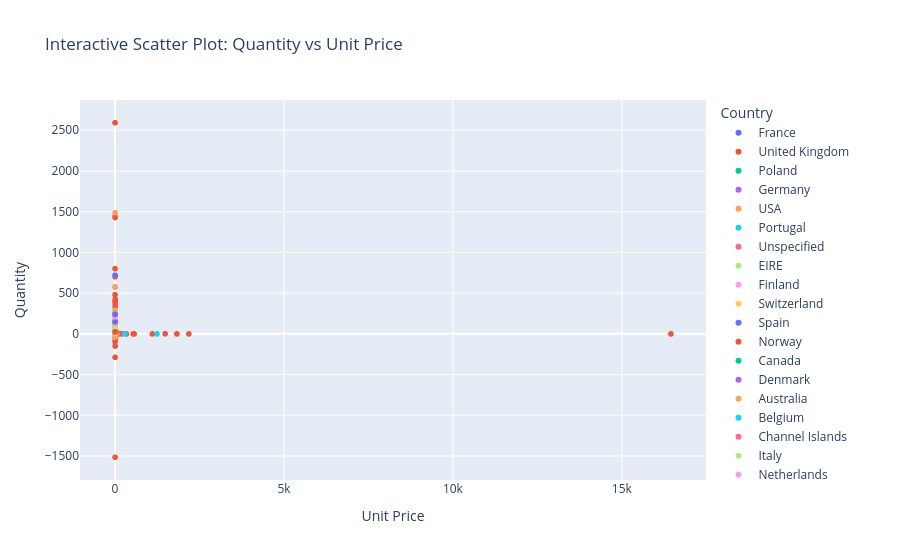
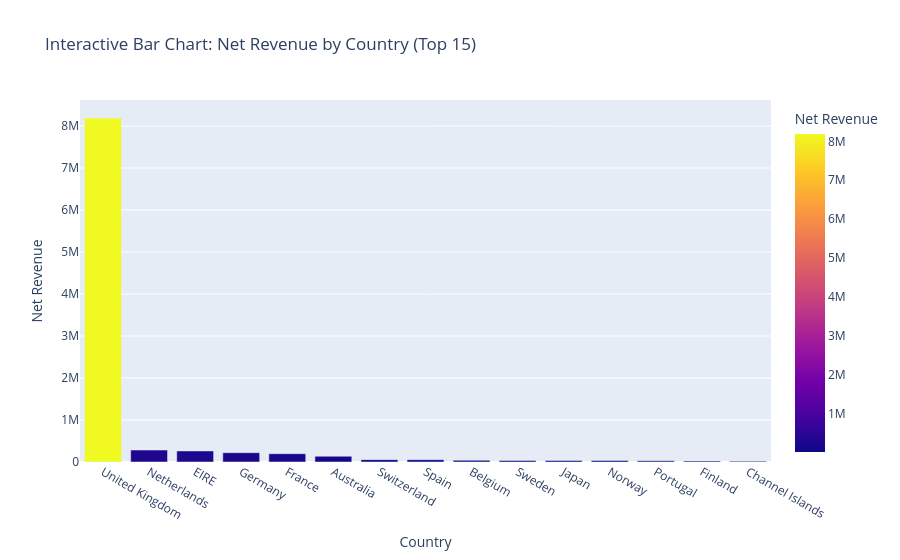

The code cell stored with these charts, in order, in its notebook:
### Markdown cell above
## Step 7: Interactive Visualization Using Plotly

Three interactive charts are created with titles, axis labels and hover information. A sample is used for the scatter plot to improve browser performance.

### Code cell
import plotly.express as px

# 1. Interactive histogram
fig_hist = px.histogram(
    df_clean, x="UnitPrice", nbins=60,
    title="Interactive Histogram of Unit Price",
    labels={"UnitPrice": "Unit Price"},
    hover_data=["Quantity", "Country"]
)
fig_hist.show()

# 2. Interactive scatter plot
fig_scatter = px.scatter(
    scatter_data, x="UnitPrice", y="Quantity",
    color="Country", hover_data=["Description", "InvoiceDate", "Revenue"],
    title="Interactive Scatter Plot: Quantity vs Unit Price",
    labels={"UnitPrice": "Unit Price", "Quantity": "Quantity"}
)
fig_scatter.show()

# 3. Interactive bar chart
fig_bar = px.bar(
    country_revenue.head(15).sort_values("Revenue", ascending=False),
    x="Country", y="Revenue", color="Revenue",
    title="Interactive Bar Chart: Net Revenue by Country (Top 15)",
    hover_data={"Revenue": ":,.2f"},
    labels={"Revenue": "Net Revenue"}
)
fig_bar.show()

### Figure 1 — Plotly figure (JSON) as saved in the notebook; plotly's stock layout.template omitted (floating-point values rounded to 4 significant figures; data arrays with more than 128 entries replaced by an {"elided": "..."} marker saying what was removed)
{"data": [{"customdata": {"elided": "157x3 mixed values"}, "hovertemplate": "Country=France<br>Unit Price=%{x}<br>Quantity=%{y}<br>Description=%{customdata[0]}<br>InvoiceDate=%{customdata[1]}<br>Revenue=%{customdata[2]}<extra></extra>", "legendgroup": "France", "marker": {"color": "#636efa", "symbol": "circle"}, "mode": "markers", "name": "France", "showlegend": true, "type": "scattergl", "x": {"elided": "157 float values"}, "xaxis": "x", "y": {"elided": "157 int values"}, "yaxis": "y"}, {"customdata": {"elided": "9125x3 mixed values"}, "hovertemplate": "Country=United Kingdom<br>Unit Price=%{x}<br>Quantity=%{y}<br>Description=%{customdata[0]}<br>InvoiceDate=%{customdata[1]}<br>Revenue=%{customdata[2]}<extra></extra>", "legendgroup": "United Kingdom", "marker": {"color": "#EF553B", "symbol": "circle"}, "mode": "markers", "name": "United Kingdom", "showlegend": true, "type": "scattergl", "x": {"elided": "9125 float values"}, "xaxis": "x", "y": {"elided": "9125 int values"}, "yaxis": "y"}, {"customdata": [["FELT TOADSTOOL  SMALL", "2011-04-05T08:43:00", 20.4], ["POTTING SHED TEA MUG", "2011-02-08T11:31:00", 15], ["WRAP SUKI AND FRIENDS", "2011-08-03T09:13:00", 10.5], ["20 DOLLY PEGS RETROSPOT", "2011-02-08T11:31:00", 15], ["CERAMIC CAKE DESIGN SPOTTED MUG", "2011-04-05T08:43:00", 60], ["LE JARDIN BOTANIQUE CUSHION COVER", "2011-11-04T10:11:00", 15], ["FRENCH KITCHEN SIGN BLUE METAL", "2011-07-13T10:02:00", 15], ["PANTRY WASHING UP BRUSH", "2011-11-02T11:43:00", 17.4], ["PANTRY SCRUBBING BRUSH", "2011-05-25T13:34:00", 19.8], ["CERAMIC CAKE BOWL + HANGING CAKES", "2011-11-02T11:43:00", 45.9], ["SOAP DISH BROCANTE", "2011-07-13T10:02:00", 23.6], ["DOORMAT HOME SWEET HOME BLUE ", "2011-02-04T13:19:00", 15.9], ["VINTAGE CREAM CAT FOOD CONTAINER", "2011-06-16T13:24:00", 12.7]], "hovertemplate": "Country=Poland<br>Unit Price=%{x}<br>Quantity=%{y}<br>Description=%{customdata[0]}<br>InvoiceDate=%{customdata[1]}<br>Revenue=%{customdata[2]}<extra></extra>", "legendgroup": "Poland", "marker": {"color": "#00cc96", "symbol": "circle"}, "mode": "markers", "name": "Poland", "showlegend": true, "type": "scattergl", "x": [0.85, 1.25, 0.42, 1.25, 1.25, 3.75, 1.25, 1.45, 1.65, 2.55, 2.95, 7.95, 6.35], "xaxis": "x", "y": [24, 12, 25, 12, 48, 4, 12, 12, 12, 18, 8, 2, 2], "yaxis": "y"}, {"customdata": {"elided": "188x3 mixed values"}, "hovertemplate": "Country=Germany<br>Unit Price=%{x}<br>Quantity=%{y}<br>Description=%{customdata[0]}<br>InvoiceDate=%{customdata[1]}<br>Revenue=%{customdata[2]}<extra></extra>", "legendgroup": "Germany", "marker": {"color": "#ab63fa", "symbol": "circle"}, "mode": "markers", "name": "Germany", "showlegend": true, "type": "scattergl", "x": {"elided": "188 float values"}, "xaxis": "x", "y": {"elided": "188 int values"}, "yaxis": "y"}, {"customdata": [["RIBBON REEL CHRISTMAS PRESENT ", "2011-10-10T16:06:00", 16.5], ["60 CAKE CASES DOLLY GIRL DESIGN", "2011-10-12T16:17:00", -13.2], ["WRAP DOLLY GIRL", "2011-10-12T16:17:00", -10.5]], "hovertemplate": "Country=USA<br>Unit Price=%{x}<br>Quantity=%{y}<br>Description=%{customdata[0]}<br>InvoiceDate=%{customdata[1]}<br>Revenue=%{customdata[2]}<extra></extra>", "legendgroup": "USA", "marker": {"color": "#FFA15A", "symbol": "circle"}, "mode": "markers", "name": "USA", "showlegend": true, "type": "scattergl", "x": [1.65, 0.55, 0.42], "xaxis": "x", "y": [10, -24, -25], "yaxis": "y"}, {"customdata": [["RED RETROSPOT CAKE STAND", "2011-11-24T12:53:00", 10.95], ["PLEASE ONE PERSON METAL SIGN", "2011-12-02T10:23:00", 25.2], ["DOG BOWL VINTAGE CREAM", "2011-10-25T13:48:00", 4.25], ["BIRDS MOBILE VINTAGE DESIGN", "2011-10-06T14:50:00", 11.9], ["SET OF 4 KNICK KNACK TINS DOILY ", "2011-11-24T12:30:00", 24.9], ["12 PENCILS TALL TUBE RED RETROSPOT", "2010-12-17T11:30:00", 20.4], ["PLASTERS IN TIN CIRCUS PARADE ", "2011-05-12T19:01:00", 4.95], ["PACK OF 12 HEARTS DESIGN TISSUES ", "2011-10-06T14:50:00", 4.68], ["SET OF 3 WOODEN HEART DECORATIONS", "2011-10-06T14:50:00", 7.5], ["BAKING MOULD CHOCOLATE CUPCAKES", "2011-02-21T11:42:00", 15.3], ["CERAMIC STRAWBERRY CAKE MONEY BANK", "2011-02-21T11:42:00", 17.4], ["BLUE PAISLEY POCKET BOOK", "2011-10-06T14:59:00", 2.55], ["N0 SINGING METAL SIGN", "2011-12-02T10:23:00", 25.2], ["SET OF 3 CAKE TINS PANTRY DESIGN ", "2011-01-09T15:56:00", 14.85], ["WOODEN TREE CHRISTMAS SCANDINAVIAN", "2011-10-06T14:50:00", 1.74], ["BLUE HARMONICA IN BOX ", "2011-02-21T11:42:00", 15], ["BLACK/BLUE POLKADOT UMBRELLA", "2011-10-25T13:48:00", 23.8], ["SET OF 3 BUTTERFLY COOKIE CUTTERS", "2011-10-25T13:48:00", 1.45], ["LUNCH BAG PAISLEY PARK  ", "2011-11-11T10:01:00", 49.5], ["Manual", "2011-10-17T11:08:00", 283.0], ["POSTAGE", "2011-12-05T09:16:00", 28], ["DOORMAT KEEP CALM AND COME IN", "2011-10-14T11:42:00", 16.5], ["SET OF 20 KIDS COOKIE CUTTERS", "2011-11-24T12:30:00", 25.2], ["Manual", "2011-05-23T11:24:00", -1242.0], ["SET/3 RED GINGHAM ROSE STORAGE BOX", "2011-04-13T13:15:00", 15], ["VINTAGE PAISLEY STATIONERY SET", "2010-12-03T15:14:00", 17.7], ["HEART T-LIGHT HOLDER WILLIE WINKIE", "2011-10-06T14:50:00", 4.95], ["RED GINGHAM TEDDY BEAR ", "2010-12-08T13:53:00", 17.7], ["ASSORTED EASTER GIFT TAGS", "2011-03-28T11:36:00", 10.2]], "hovertemplate": "Country=Portugal<br>Unit Price=%{x}<br>Quantity=%{y}<br>Description=%{customdata[0]}<br>InvoiceDate=%{customdata[1]}<br>Revenue=%{customdata[2]}<extra></extra>", "legendgroup": "Portugal", "marker": {"color": "#19d3f3", "symbol": "circle"}, "mode": "markers", "name": "Portugal", "showlegend": true, "type": "scattergl", "x": [10.95, 2.1, 4.25, 5.95, 4.15, 0.85, 1.65, 0.39, 1.25, 2.55, 1.45, 0.85, 2.1, 4.95, 0.29, 1.25, 5.95, 1.45, 1.65, 283.0, 28.0, 8.25, 2.1, 1242.0, 3.75, 2.95, 1.65, 2.95, 0.85], "xaxis": "x", "y": [1, 12, 1, 2, 6, 24, 3, 12, 6, 6, 12, 3, 12, 3, 6, 12, 4, 1, 30, 1, 1, 2, 12, -1, 4, 6, 3, 6, 12], "yaxis": "y"}, {"customdata": [["SET/10 PINK POLKADOT PARTY CANDLES", "2011-04-11T13:29:00", 30], ["SET OF 3 HEART COOKIE CUTTERS", "2011-07-08T16:26:00", 8.75], ["SET OF 9 BLACK SKULL BALLOONS", "2011-09-02T12:17:00", 8.5], ["ROUND CAKE TIN VINTAGE RED", "2011-07-28T16:06:00", 7.95], ["BIRTHDAY BANQUET GIFT WRAP", "2011-05-10T15:31:00", 10.5], ["WHITE BAMBOO RIBS LAMPSHADE", "2011-07-14T09:10:00", 20.4], ["SILK PURSE BABUSHKA PINK", "2011-07-28T16:06:00", 3.35], ["TOOL BOX SOFT TOY ", "2011-07-08T16:26:00", 8.95], ["3 TIER CAKE TIN RED AND CREAM", "2011-08-22T13:32:00", 14.95], ["JUMBO STORAGE BAG SUKI", "2011-07-28T16:21:00", 2.08]], "hovertemplate": "Country=Unspecified<br>Unit Price=%{x}<br>Quantity=%{y}<br>Description=%{customdata[0]}<br>InvoiceDate=%{customdata[1]}<br>Revenue=%{customdata[2]}<extra></extra>", "legendgroup": "Unspecified", "marker": {"color": "#FF6692", "symbol": "circle"}, "mode": "markers", "name": "Unspecified", "showlegend": true, "type": "scattergl", "x": [1.25, 1.25, 0.85, 7.95, 0.42, 0.85, 3.35, 8.95, 14.95, 2.08], "xaxis": "x", "y": [24, 7, 10, 1, 25, 24, 1, 1, 1, 1], "yaxis": "y"}, {"customdata": {"elided": "138x3 mixed values"}, "hovertemplate": "Country=EIRE<br>Unit Price=%{x}<br>Quantity=%{y}<br>Description=%{customdata[0]}<br>InvoiceDate=%{customdata[1]}<br>Revenue=%{customdata[2]}<extra></extra>", "legendgroup": "EIRE", "marker": {"color": "#B6E880", "symbol": "circle"}, "mode": "markers", "name": "EIRE", "showlegend": true, "type": "scattergl", "x": {"elided": "138 float values"}, "xaxis": "x", "y": {"elided": "138 int values"}, "yaxis": "y"}, {"customdata": [["WASH BAG VINTAGE ROSE PAISLEY", "2011-03-01T09:33:00", 15.3], ["EUCALYPTUS & PINECONE  WREATH", "2011-10-12T17:00:00", 35.4], ["CARD PARTY GAMES ", "2011-04-11T10:04:00", 5.04], ["MINI JIGSAW SPACEBOY", "2011-11-30T10:48:00", 10.08], ["BOX OF VINTAGE JIGSAW BLOCKS ", "2011-11-30T10:48:00", 17.85], ["BLUE CUSHION COVER WITH FLOWER", "2011-03-01T09:35:00", 69.5], ["PACK OF 12 SPACEBOY TISSUES", "2011-07-14T08:52:00", 13.92], ["PINK FELT HANGING HEART W FLOWER", "2011-03-01T09:33:00", 10.2], ["GUMBALL COAT RACK", "2011-09-13T15:35:00", 30.6], ["BLUE KNITTED EGG COSY", "2011-04-11T10:04:00", 2.34], ["WOODLAND DESIGN  COTTON TOTE BAG", "2011-07-14T08:52:00", 24.75], ["NUMBER TILE COTTAGE GARDEN 3 ", "2011-03-01T09:33:00", 15.6], ["PLASTERS IN TIN CIRCUS PARADE ", "2011-06-23T10:20:00", 19.8], ["HEART T-LIGHT HOLDER WILLIE WINKIE", "2011-10-27T10:41:00", 19.8], ["BLUE POLKADOT PLATE ", "2011-02-24T11:42:00", 13.52], [" NINE DRAWER OFFICE TIDY", "2011-11-04T11:40:00", 29.9], ["MINT KITCHEN SCALES", "2011-10-12T17:00:00", 17]], "hovertemplate": "Country=Finland<br>Unit Price=%{x}<br>Quantity=%{y}<br>Description=%{customdata[0]}<br>InvoiceDate=%{customdata[1]}<br>Revenue=%{customdata[2]}<extra></extra>", "legendgroup": "Finland", "marker": {"color": "#FF97FF", "symbol": "circle"}, "mode": "markers", "name": "Finland", "showlegend": true, "type": "scattergl", "x": [2.55, 2.95, 0.42, 0.42, 5.95, 6.95, 0.29, 0.85, 2.55, 0.39, 2.25, 1.95, 1.65, 1.65, 1.69, 14.95, 8.5], "xaxis": "x", "y": [6, 12, 12, 24, 3, 10, 48, 12, 12, 6, 11, 8, 12, 12, 8, 2, 2], "yaxis": "y"}, {"customdata": [["CHILDRENS CUTLERY POLKADOT GREEN ", "2011-04-21T12:07:00", 16.6], ["WOODEN ROUNDERS GARDEN SET ", "2011-08-19T11:08:00", 19.9], ["PLASTERS IN TIN SPACEBOY", "2011-07-31T15:25:00", 39.6], ["SET OF 9 HEART SHAPED BALLOONS", "2011-08-02T10:34:00", 15], ["HAND WARMER OWL DESIGN", "2011-10-11T10:43:00", 25.2], ["CHOCOLATE HOT WATER BOTTLE", "2010-12-20T09:37:00", 79.2], ["WRAP RED APPLES ", "2011-11-18T09:58:00", 10.5], ["RED RETROSPOT CHILDRENS UMBRELLA", "2011-05-05T17:34:00", 58.5], ["DOORMAT TOPIARY", "2011-07-26T14:25:00", 15.9], ["TEA TIME OVEN GLOVE", "2011-07-17T12:15:00", 1.25], ["ASSORTED TUTTI FRUTTI MIRROR", "2011-02-24T18:59:00", 30], ["PICNIC BOXES SET OF 3 RETROSPOT ", "2011-08-02T10:34:00", 19.8], ["LARGE  TALL CAMPHOR WOOD TOADSTOOL ", "2011-10-05T12:52:00", 21.8], ["HEART IVORY TRELLIS SMALL", "2011-07-17T12:15:00", 2.5], ["MOBILE VINTAGE HEARTS ", "2011-08-02T10:34:00", 44.55], ["ALARM CLOCK BAKELIKE CHOCOLATE", "2011-07-08T10:23:00", 15], ["DOORMAT NEW ENGLAND", "2011-07-26T14:25:00", 63.6], ["BUFFALO BILL TREASURE BOOK BOX", "2011-08-02T10:34:00", 18], ["RING OF ROSES BIRTHDAY CARD", "2011-11-06T16:07:00", 10.08], ["SET 12 COLOURING PENCILS DOILY", "2011-10-25T10:27:00", 10.4], ["RIBBON REEL FLORA + FAUNA ", "2011-07-08T10:23:00", 16.5], ["SET/6 RED SPOTTY PAPER PLATES", "2011-01-28T15:45:00", 10.2], ["SUMMER DAISIES BAG CHARM", "2011-01-19T09:05:00", 15.3], ["POSTAGE", "2011-01-19T12:14:00", 120], ["SET OF 6 RIBBONS VINTAGE CHRISTMAS", "2011-09-22T10:38:00", 179.3], ["MAGNETS PACK OF 4 SWALLOWS", "2011-10-26T14:41:00", 4.68], ["10 COLOUR SPACEBOY PEN", "2011-10-05T12:52:00", 20.4], ["EASTER TIN CHICKS PINK DAISY", "2011-03-09T15:35:00", 99], ["SWEETHEART CAKESTAND 3 TIER", "2011-05-03T11:27:00", -9.95], ["CHOCOLATE BOX RIBBONS ", "2011-10-28T14:38:00", 3.75], ["RETROSPOT HEART HOT WATER BOTTLE", "2011-10-28T14:38:00", 9.9], ["S/4 CACTI CANDLES", "2011-11-06T16:07:00", 68], ["WASH BAG VINTAGE ROSE PAISLEY", "2011-10-28T14:38:00", 2.55], ["WRAP RED VINTAGE DOILY", "2011-10-25T10:27:00", 10.5], ["WHITE METAL LANTERN", "2011-06-10T12:19:00", 45], ["BLUE HAPPY BIRTHDAY BUNTING", "2011-08-19T11:08:00", 32.7], ["GLASS BON BON JAR", "2011-05-31T15:41:00", 19.8], ["DOORMAT AIRMAIL ", "2011-07-01T08:55:00", 31.8]], "hovertemplate": "Country=Switzerland<br>Unit Price=%{x}<br>Quantity=%{y}<br>Description=%{customdata[0]}<br>InvoiceDate=%{customdata[1]}<br>Revenue=%{customdata[2]}<extra></extra>", "legendgroup": "Switzerland", "marker": {"color": "#FECB52", "symbol": "circle"}, "mode": "markers", "name": "Switzerland", "showlegend": true, "type": "scattergl", "x": [4.15, 9.95, 1.65, 1.25, 2.1, 4.95, 0.42, 3.25, 7.95, 1.25, 1.25, 4.95, 5.45, 1.25, 4.95, 3.75, 7.95, 2.25, 0.42, 0.65, 1.65, 0.85, 2.55, 40.0, 2.49, 0.39, 0.85, 1.65, 9.95, 1.25, 4.95, 4.25, 2.55, 0.42, 3.75, 5.45, 1.65, 7.95], "xaxis": "x", "y": [4, 2, 24, 12, 12, 16, 25, 18, 2, 1, 24, 4, 4, 2, 9, 4, 8, 8, 24, 16, 10, 12, 6, 3, 72, 12, 24, 60, -1, 3, 2, 16, 1, 25, 12, 6, 12, 4], "yaxis": "y"}, {"customdata": {"elided": "47x3 mixed values"}, "hovertemplate": "Country=Spain<br>Unit Price=%{x}<br>Quantity=%{y}<br>Description=%{customdata[0]}<br>InvoiceDate=%{customdata[1]}<br>Revenue=%{customdata[2]}<extra></extra>", "legendgroup": "Spain", "marker": {"color": "#636efa", "symbol": "circle"}, "mode": "markers", "name": "Spain", "showlegend": true, "type": "scattergl", "x": [0.85, 3.75, 1.25, 1.69, 2.55, 1.25, 0.85, 0.39, 0.85, 3.35, 0.65, 0.85, 1.65, 1.25, 3.75, 1.25, 0.85, 1.65, 2.95, 5.95, 4.25, 1.25, 0.85, 12.75, 5.95, 2.08, 9.95, 1.45, 1.65, 4.95, 2.55, 1.45, 0.85, 28.0, 2.95, 2.95, 0.29, 1.45, 2.95, 3.75, 8.5, 1.25, 2.95, 0.55, 1.65, 0.42, 2.55], "xaxis": "x", "y": [8, 12, 3, 40, 6, 12, 3, 24, 12, 12, 12, 6, 12, 12, 4, 10, 12, 10, 6, 3, -11, 10, 12, 1, 3, 12, 1, 2, 2, 2, 6, 12, 32, 1, 6, 6, 24, 1, -1, 8, 12, 12, 6, 24, 12, 12, 6], "yaxis": "y"}, {"customdata": [["MOODY GIRL DOOR HANGER ", "2011-11-30T14:05:00", 9.36], ["SET 10 NIGHT OWL LIGHTS", "2011-06-20T13:27:00", 81], ["HOT WATER BOTTLE TEA AND SYMPATHY", "2010-12-01T13:24:00", 31.6], ["REGENCY CAKESTAND 3 TIER", "2011-10-12T12:08:00", 51], ["PARTY BUNTING", "2011-08-12T09:57:00", 19.8], ["SET OF 6 T-LIGHTS TOADSTOOLS", "2011-08-12T09:57:00", 17.7], ["SET OF TEA COFFEE SUGAR TINS PANTRY", "2011-08-31T17:10:00", -9.9], ["WALL ART ONLY ONE PERSON ", "2011-10-27T13:43:00", 29.7], ["MIRROR CORNICE", "2011-06-21T14:00:00", 29.9], ["N0 SINGING METAL SIGN", "2011-12-09T08:48:00", 88.8], ["FANCY FONT BIRTHDAY CARD, ", "2010-12-01T13:24:00", 5.04], ["HAND WARMER OWL DESIGN", "2010-12-01T13:24:00", 25.2], ["EMERGENCY FIRST AID TIN ", "2011-06-21T14:00:00", 15], ["VINTAGE COFFEE GRINDER BOX", "2011-09-15T09:43:00", 29.7], ["FRYING PAN PINK POLKADOT", "2011-09-09T13:44:00", 90], ["RED KITCHEN SCALES", "2011-09-19T13:32:00", 91.8], ["PACK OF 12 TRADITIONAL CRAYONS", "2011-11-25T13:28:00", 10.08], ["SET/4 WHITE RETRO STORAGE CUBES ", "2011-06-20T13:27:00", 139.8], ["POLKADOT RAIN HAT ", "2010-12-01T13:24:00", 10.08], ["CHILDS BREAKFAST SET DOLLY GIRL ", "2011-11-18T13:23:00", 39.8], ["SET/6 RED SPOTTY PAPER PLATES", "2011-09-19T13:32:00", 61.2], ["COLOURING PENCILS BROWN TUBE", "2011-07-22T13:29:00", 12.5], ["LARGE SKULL WINDMILL", "2011-06-20T13:27:00", 50.4]], "hovertemplate": "Country=Norway<br>Unit Price=%{x}<br>Quantity=%{y}<br>Description=%{customdata[0]}<br>InvoiceDate=%{customdata[1]}<br>Revenue=%{customdata[2]}<extra></extra>", "legendgroup": "Norway", "marker": {"color": "#EF553B", "symbol": "circle"}, "mode": "markers", "name": "Norway", "showlegend": true, "type": "scattergl", "x": [0.39, 6.75, 3.95, 12.75, 4.95, 2.95, 4.95, 4.95, 14.95, 1.85, 0.42, 2.1, 1.25, 4.95, 3.75, 7.65, 0.42, 34.95, 0.42, 9.95, 0.85, 1.25, 2.1], "xaxis": "x", "y": [24, 12, 8, 4, 4, 6, -2, 6, 2, 48, 12, 12, 12, 6, 24, 12, 24, 4, 24, 4, 72, 10, 24], "yaxis": "y"}, {"customdata": [["RED RETROSPOT TISSUE BOX", "2011-07-11T10:33:00", 14.04], ["TV DINNER TRAY AIR HOSTESS ", "2011-06-20T09:04:00", 14.85], ["LUNCH BAG SPACEBOY DESIGN ", "2011-06-20T09:04:00", 49.5]], "hovertemplate": "Country=Canada<br>Unit Price=%{x}<br>Quantity=%{y}<br>Description=%{customdata[0]}<br>InvoiceDate=%{customdata[1]}<br>Revenue=%{customdata[2]}<extra></extra>", "legendgroup": "Canada", "marker": {"color": "#00cc96", "symbol": "circle"}, "mode": "markers", "name": "Canada", "showlegend": true, "type": "scattergl", "x": [0.39, 4.95, 1.65], "xaxis": "x", "y": [36, 3, 30], "yaxis": "y"}, {"customdata": [["SET OF 12  VINTAGE POSTCARD SET", "2011-11-30T17:22:00", 15.6], ["PACK OF 6 BIRDY GIFT TAGS", "2011-06-09T10:23:00", 30], ["OFFICE MUG WARMER BLACK+SILVER ", "2011-06-09T10:23:00", 35.4], ["PACK OF 60 SPACEBOY CAKE CASES", "2011-06-09T10:23:00", 13.2], ["4 TRADITIONAL SPINNING TOPS", "2011-11-17T19:22:00", 17.4]], "hovertemplate": "Country=Denmark<br>Unit Price=%{x}<br>Quantity=%{y}<br>Description=%{customdata[0]}<br>InvoiceDate=%{customdata[1]}<br>Revenue=%{customdata[2]}<extra></extra>", "legendgroup": "Denmark", "marker": {"color": "#ab63fa", "symbol": "circle"}, "mode": "markers", "name": "Denmark", "showlegend": true, "type": "scattergl", "x": [0.65, 1.25, 2.95, 0.55, 1.45], "xaxis": "x", "y": [24, 24, 12, 24, 12], "yaxis": "y"}, {"customdata": [["LARGE HEART MEASURING SPOONS", "2010-12-17T14:10:00", 19.8], ["HOMEMADE JAM SCENTED CANDLES", "2011-01-17T11:12:00", 34.8], ["ALARM CLOCK BAKELIKE RED ", "2011-07-24T12:05:00", 15], ["SET OF 4 KNICK KNACK TINS POPPIES", "2011-06-15T13:37:00", 360], ["VINTAGE RED TRIM ENAMEL BOWL ", "2011-07-14T13:28:00", 15], ["FRENCH STYLE STORAGE JAR BONBONS", "2011-07-13T15:30:00", 13.92], ["PAPER LANTERN 9 POINT SNOW STAR ", "2011-05-12T12:34:00", 17.25], ["36 PENCILS TUBE RED RETROSPOT", "2011-07-19T12:26:00", -1.25], ["CHILDRENS CUTLERY SPACEBOY ", "2011-07-19T10:51:00", 4.15], ["TEA PARTY BIRTHDAY CARD", "2011-03-03T10:59:00", 51.84], ["RED DINER WALL CLOCK", "2011-10-06T09:31:00", 34], ["HERB MARKER CHIVES ", "2011-05-17T15:42:00", 66], ["PACK OF 6 COCKTAIL PARASOL STRAWS", "2011-07-13T15:30:00", 103.7], ["MODERN FLORAL STATIONERY SET", "2011-06-15T13:37:00", 90], ["SET OF 2 ROUND TINS CAMEMBERT ", "2011-09-25T11:30:00", 17.7], ["PARTY INVITES WOODLAND", "2011-08-18T08:51:00", 40.8], ["SPACEBOY MINI BACKPACK", "2011-09-28T15:41:00", 16.6], ["GREEN REGENCY TEACUP AND SAUCER", "2011-05-17T15:42:00", 61.2], ["DOLLY GIRL CHILDRENS CUP", "2011-07-19T12:26:00", -1.25], ["SPACEBOY BEAKER", "2011-08-18T08:51:00", 216], ["RECYCLED ACAPULCO MAT PINK", "2011-03-24T13:05:00", 16.5], ["PAPER BUNTING WHITE LACE", "2011-02-07T15:01:00", 53.1], ["PAPER BUNTING RETROSPOT", "2011-09-28T14:26:00", 35.4], ["SET OF 60 PANTRY DESIGN CAKE CASES ", "2011-07-19T10:51:00", 0.55], ["PARTY BUNTING", "2011-06-30T12:06:00", 118.8]], "hovertemplate": "Country=Australia<br>Unit Price=%{x}<br>Quantity=%{y}<br>Description=%{customdata[0]}<br>InvoiceDate=%{customdata[1]}<br>Revenue=%{customdata[2]}<extra></extra>", "legendgroup": "Australia", "marker": {"color": "#FFA15A", "symbol": "circle"}, "mode": "markers", "name": "Australia", "showlegend": true, "type": "scattergl", "x": [1.65, 1.45, 3.75, 3.75, 1.25, 0.29, 5.75, 1.25, 4.15, 0.36, 8.5, 0.55, 0.36, 1.25, 2.95, 0.85, 4.15, 2.55, 1.25, 1.08, 8.25, 2.95, 2.95, 0.55, 4.95], "xaxis": "x", "y": [12, 24, 4, 96, 12, 48, 3, -1, 1, 144, 4, 120, 288, 72, 6, 48, 4, 24, -1, 200, 2, 18, 12, 1, 24], "yaxis": "y"}, {"customdata": {"elided": "45x3 mixed values"}, "hovertemplate": "Country=Belgium<br>Unit Price=%{x}<br>Quantity=%{y}<br>Description=%{customdata[0]}<br>InvoiceDate=%{customdata[1]}<br>Revenue=%{customdata[2]}<extra></extra>", "legendgroup": "Belgium", "marker": {"color": "#19d3f3", "symbol": "circle"}, "mode": "markers", "name": "Belgium", "showlegend": true, "type": "scattergl", "x": [1.25, 0.55, 4.25, 12.75, 2.95, 1.65, 2.55, 0.83, 2.08, 2.95, 2.89, 1.65, 2.1, 3.75, 4.95, 0.42, 1.95, 4.95, 1.25, 0.42, 2.95, 8.5, 0.65, 2.55, 0.42, 0.39, 4.15, 14.95, 2.95, 2.08, 0.42, 2.95, 2.95, 0.85, 1.65, 0.42, 2.1, 2.95, 0.85, 4.25, 0.85, 1.79, 15.0, 15.0, 4.25], "xaxis": "x", "y": [12, 72, 4, 1, 12, 12, 6, 12, 6, 6, 6, 10, 12, 6, 3, 24, 12, 3, 12, 25, 6, 2, 12, 12, 24, 12, 4, 4, 6, 10, 24, 6, 6, 12, 10, 16, 6, 12, 12, 4, 10, 24, 3, 3, 2], "yaxis": "y"}, {"customdata": [["SET/6 RED SPOTTY PAPER PLATES", "2011-08-23T10:29:00", 10.2], ["PACK OF 72 RETROSPOT CAKE CASES", "2011-09-19T10:10:00", 13.2], ["EASTER CRAFT 4 CHICKS ", "2011-03-09T11:53:00", 23.4], ["RED SPOTTY BISCUIT TIN", "2011-08-01T14:16:00", 39], ["SET OF 20 VINTAGE CHRISTMAS NAPKINS", "2011-09-26T12:11:00", 10.2], ["PINK HAPPY BIRTHDAY BUNTING", "2011-06-17T13:14:00", 65.4], ["WRAP VINTAGE PETALS  DESIGN", "2011-03-10T14:42:00", 10.5], ["LUNCH BAG DOLLY GIRL DESIGN", "2011-08-23T10:29:00", 16.5], ["MIRROR CORNICE", "2011-08-23T10:29:00", 29.9], ["ASSORTED COLOUR MINI CASES", "2011-01-27T09:33:00", 15.9], ["FELTCRAFT BOY JEAN-PAUL KIT", "2011-10-14T12:28:00", 49.8], ["SET/10 PINK POLKADOT PARTY CANDLES", "2011-06-17T13:14:00", 30], ["LUNCH BAG  BLACK SKULL.", "2011-08-23T12:30:00", 16.5], ["SET OF 3 WOODEN STOCKING DECORATION", "2011-09-26T12:11:00", 15]], "hovertemplate": "Country=Channel Islands<br>Unit Price=%{x}<br>Quantity=%{y}<br>Description=%{customdata[0]}<br>InvoiceDate=%{customdata[1]}<br>Revenue=%{customdata[2]}<extra></extra>", "legendgroup": "Channel Islands", "marker": {"color": "#FF6692", "symbol": "circle"}, "mode": "markers", "name": "Channel Islands", "showlegend": true, "type": "scattergl", "x": [0.85, 0.55, 1.95, 3.25, 0.85, 5.45, 0.42, 1.65, 14.95, 7.95, 4.15, 1.25, 1.65, 1.25], "xaxis": "x", "y": [12, 24, 12, 12, 12, 12, 25, 10, 2, 2, 12, 24, 10, 12], "yaxis": "y"}, {"customdata": [["HOME SWEET HOME METAL SIGN ", "2011-04-07T11:06:00", 17.7], ["GLASS JAR MARMALADE ", "2011-01-26T14:35:00", 17.7], ["CIRCUS PARADE BABY GIFT SET", "2011-08-05T13:52:00", 16.95], ["VINTAGE DOILY TRAVEL SEWING KIT", "2011-11-18T13:30:00", 19.5], ["GLASS  SONGBIRD STORAGE JAR", "2011-11-21T09:51:00", 12.5], ["CHRISTMAS CRAFT WHITE FAIRY ", "2011-11-17T09:34:00", 17.4], ["CHILDRENS APRON APPLES DESIGN", "2011-08-10T14:26:00", 15.6], ["FAIRY TALE COTTAGE NIGHTLIGHT", "2011-03-28T12:35:00", 23.4], ["REGENCY CAKESTAND 3 TIER", "2010-12-21T15:43:00", 25.5], ["TOY TIDY SPACEBOY  ", "2011-01-21T09:52:00", 21], ["DOORMAT UNION FLAG", "2011-06-07T13:00:00", 15.9], ["JAM MAKING SET WITH JARS", "2011-11-21T09:51:00", 25.5], ["BAKING SET 9 PIECE RETROSPOT ", "2011-11-22T16:24:00", 14.85], ["PINK HANGING HEART T-LIGHT HOLDER", "2011-11-14T12:56:00", -8.85]], "hovertemplate": "Country=Italy<br>Unit Price=%{x}<br>Quantity=%{y}<br>Description=%{customdata[0]}<br>InvoiceDate=%{customdata[1]}<br>Revenue=%{customdata[2]}<extra></extra>", "legendgroup": "Italy", "marker": {"color": "#B6E880", "symbol": "circle"}, "mode": "markers", "name": "Italy", "showlegend": true, "type": "scattergl", "x": [2.95, 2.95, 16.95, 1.95, 12.5, 1.45, 1.95, 1.95, 12.75, 2.1, 7.95, 4.25, 4.95, 2.95], "xaxis": "x", "y": [6, 6, 1, 10, 1, 12, 8, 12, 2, 10, 2, 6, 3, -3], "yaxis": "y"}, {"customdata": [["GLASS  SONGBIRD STORAGE JAR", "2011-08-26T14:17:00", 89.2], ["LUNCH BAG DOILEY PATTERN ", "2011-06-19T11:08:00", 145], ["SET/10 BLUE POLKADOT PARTY CANDLES", "2011-06-21T09:26:00", 30], ["PINK POLKADOT BOWL", "2011-03-30T09:06:00", 76.32], ["PLASTERS IN TIN WOODLAND ANIMALS", "2011-01-19T12:34:00", 139.2], ["SET OF 3 REGENCY CAKE TINS", "2011-09-19T11:54:00", 199.2], ["CHARLOTTE BAG SUKI DESIGN", "2011-05-26T15:19:00", 72], ["WOODLAND CHARLOTTE BAG", "2011-10-27T12:09:00", 72], ["SKULL AND CROSSBONES  GARLAND ", "2011-06-21T09:26:00", 19.8], ["CHILDRENS APRON SPACEBOY DESIGN", "2011-08-11T16:12:00", 82.5], ["PEG BAG APPLES DESIGN", "2011-06-06T09:36:00", 15.3], ["CHARLOTTE BAG DOLLY GIRL DESIGN", "2011-03-09T08:09:00", 8.5], ["MEMO BOARD COTTAGE DESIGN", "2011-01-14T12:24:00", 102], ["CHILDREN'S APRON DOLLY GIRL ", "2011-01-19T12:34:00", 92.5], ["CHARLOTTE BAG SUKI DESIGN", "2011-11-10T10:32:00", 72], ["FIRST AID TIN", "2011-06-21T09:26:00", 19.5], ["SET OF 2 CERAMIC CHRISTMAS REINDEER", "2011-08-26T14:17:00", 240], ["BUNDLE OF 3 ALPHABET EXERCISE BOOKS", "2011-08-26T14:17:00", 69.6], ["SILVER STARS TABLE DECORATION", "2011-09-19T11:46:00", 51.84], ["PLASTERS IN TIN STRONGMAN", "2011-11-10T10:32:00", 139.2], ["ROSE COTTAGE KEEPSAKE BOX ", "2011-01-19T12:34:00", 204], [" DOLLY GIRL BEAKER", "2011-08-09T13:50:00", 1.25], ["RECIPE BOX RETROSPOT ", "2011-10-20T12:03:00", 122.4], ["RECIPE BOX PANTRY YELLOW DESIGN", "2011-01-14T12:24:00", 61.2], ["GREY HEART HOT WATER BOTTLE", "2011-11-10T10:32:00", 135], ["BUNDLE OF 3 ALPHABET EXERCISE BOOKS", "2011-05-31T09:36:00", 19.8], ["RETROSPOT CHILDRENS APRON", "2011-06-19T11:08:00", 99], ["PINK OWL SOFT TOY", "2011-10-20T12:03:00", 122.4], ["LUNCH BAG VINTAGE DOILY ", "2011-10-20T12:03:00", 145], ["SPACEBOY BEAKER", "2011-08-12T12:36:00", 216], ["COLOUR GLASS T-LIGHT HOLDER HANGING", "2011-08-11T16:12:00", 79.2], ["SPACEBOY BIRTHDAY CARD", "2011-10-20T12:03:00", 51.84], ["RAIN PONCHO RETROSPOT", "2011-06-06T09:36:00", 20.4], ["PINK  HEART SHAPE LOVE BUCKET ", "2011-12-07T15:16:00", 94.8], ["SWEETHEART RECIPE BOOK STAND", "2011-12-07T15:19:00", 95.2]], "hovertemplate": "Country=Netherlands<br>Unit Price=%{x}<br>Quantity=%{y}<br>Description=%{customdata[0]}<br>InvoiceDate=%{customdata[1]}<br>Revenue=%{customdata[2]}<extra></extra>", "legendgroup": "Netherlands", "marker": {"color": "#FF97FF", "symbol": "circle"}, "mode": "markers", "name": "Netherlands", "showlegend": true, "type": "scattergl", "x": [11.15, 1.45, 1.25, 1.06, 1.45, 4.15, 0.72, 0.72, 1.65, 1.65, 2.55, 0.85, 4.25, 1.85, 0.72, 3.25, 1.25, 1.45, 0.72, 1.45, 8.5, 1.25, 2.55, 2.55, 3.75, 1.65, 1.65, 2.55, 1.45, 1.08, 0.55, 0.36, 0.85, 0.79, 5.95], "xaxis": "x", "y": [8, 100, 24, 72, 96, 48, 100, 100, 12, 50, 6, 10, 24, 50, 100, 6, 192, 48, 72, 96, 24, 1, 48, 24, 36, 12, 60, 48, 100, 200, 144, 144, 24, 120, 16], "yaxis": "y"}, {"customdata": [["RED RETROSPOT BOWL", "2011-08-19T10:10:00", 10], ["MAKE YOUR OWN MONSOON CARD KIT", "2011-04-26T11:44:00", 17.7], ["DRAWER KNOB CRACKLE GLAZE GREEN", "2011-08-08T10:11:00", 19.8], ["IVORY SWEETHEART WIRE LETTER RACK ", "2011-08-08T10:11:00", 15], ["VINTAGE CREAM CAT FOOD CONTAINER", "2011-08-08T10:11:00", 12.7], ["VINTAGE RED TRIM ENAMEL BOWL ", "2011-07-28T14:08:00", 15], ["PINK POLKADOT WRAP ", "2011-07-28T14:08:00", 10.5], ["RECORD FRAME 7\" SINGLE SIZE ", "2011-04-26T11:44:00", 15.3], ["RED RETROSPOT CUP", "2011-10-18T15:22:00", 6.8], ["RECYCLED ACAPULCO MAT GREEN", "2011-04-26T11:44:00", 16.5], ["T-LIGHT HOLDER SILVER HEART HANDLE", "2011-11-13T14:31:00", 11.7]], "hovertemplate": "Country=Austria<br>Unit Price=%{x}<br>Quantity=%{y}<br>Description=%{customdata[0]}<br>InvoiceDate=%{customdata[1]}<br>Revenue=%{customdata[2]}<extra></extra>", "legendgroup": "Austria", "marker": {"color": "#FECB52", "symbol": "circle"}, "mode": "markers", "name": "Austria", "showlegend": true, "type": "scattergl", "x": [1.25, 2.95, 1.65, 3.75, 6.35, 1.25, 0.42, 2.55, 0.85, 8.25, 1.95], "xaxis": "x", "y": [8, 6, 12, 4, 2, 12, 25, 6, 8, 2, 6], "yaxis": "y"}, {"customdata": [["GENTLEMAN SHIRT REPAIR KIT ", "2011-03-10T09:52:00", 122.4], ["BOX OF 6 CHRISTMAS CAKE DECORATIONS", "2011-11-11T08:47:00", 30], ["LARGE PURPLE BABUSHKA NOTEBOOK  ", "2011-01-28T10:00:00", 90], ["PINK BABY BUNTING", "2011-08-08T10:01:00", 29.5], ["MINI PAINT SET VINTAGE ", "2011-10-17T10:50:00", 374.4], ["PACK OF 60 PINK PAISLEY CAKE CASES", "2010-12-17T10:54:00", 132], ["SET 40 HEART SHAPE PETIT FOUR CASES", "2011-07-31T15:50:00", 396], ["SET OF 9 BLACK SKULL BALLOONS", "2011-06-02T18:06:00", 17], ["ASSORTED COLOURS SILK FAN", "2011-08-04T10:45:00", 518.4], ["AIRLINE BAG VINTAGE TOKYO 78", "2011-08-16T13:26:00", 17], ["SET 12 COLOUR PENCILS DOLLY GIRL ", "2011-09-30T09:25:00", 10.4], ["RETROSPOT CHILDRENS APRON", "2011-09-02T11:42:00", 31.2]], "hovertemplate": "Country=Sweden<br>Unit Price=%{x}<br>Quantity=%{y}<br>Description=%{customdata[0]}<br>InvoiceDate=%{customdata[1]}<br>Revenue=%{customdata[2]}<extra></extra>", "legendgroup": "Sweden", "marker": {"color": "#636efa", "symbol": "circle"}, "mode": "markers", "name": "Sweden", "showlegend": true, "type": "scattergl", "x": [0.85, 3.75, 1.25, 2.95, 0.65, 0.55, 1.65, 0.85, 0.72, 4.25, 0.65, 1.95], "xaxis": "x", "y": [144, 8, 72, 10, 576, 240, 240, 20, 720, 4, 16, 16], "yaxis": "y"}, {"customdata": [["RED RETROSPOT BIG BOWL", "2011-01-10T09:58:00", 29.7], ["ROSE DU SUD DRAWSTRING BAG", "2011-09-09T12:42:00", 8.5], ["RED RETROSPOT CHILDRENS UMBRELLA", "2011-10-04T14:55:00", 9.75], ["MINT KITCHEN SCALES", "2011-08-18T08:49:00", 34], ["SET/2 RED RETROSPOT TEA TOWELS ", "2011-08-18T08:49:00", 19.5], ["PARTY BUNTING", "2011-01-10T09:58:00", 46.5], ["RETROSPOT TEA SET CERAMIC 11 PC ", "2011-08-18T08:49:00", 29.7], ["POPCORN HOLDER", "2011-08-18T08:49:00", 20.4], ["ROSE DU SUD CUSHION COVER ", "2011-09-09T12:42:00", 9.9], ["ALARM CLOCK BAKELIKE PINK", "2011-08-18T08:49:00", 15], ["HOME BUILDING BLOCK WORD", "2011-08-18T08:49:00", 17.85]], "hovertemplate": "Country=Israel<br>Unit Price=%{x}<br>Quantity=%{y}<br>Description=%{customdata[0]}<br>InvoiceDate=%{customdata[1]}<br>Revenue=%{customdata[2]}<extra></extra>", "legendgroup": "Israel", "marker": {"color": "#EF553B", "symbol": "circle"}, "mode": "markers", "name": "Israel", "showlegend": true, "type": "scattergl", "x": [4.95, 4.25, 3.25, 8.5, 3.25, 4.65, 4.95, 0.85, 4.95, 3.75, 5.95], "xaxis": "x", "y": [6, 2, 3, 4, 6, 10, 6, 24, 2, 4, 3], "yaxis": "y"}, {"customdata": [["SPACEBOY CHILDRENS CUP", "2011-08-15T14:32:00", 10], ["LANTERN CREAM GAZEBO ", "2011-06-08T08:31:00", 14.85], ["SET/3 VANILLA SCENTED CANDLE IN BOX", "2011-12-01T09:34:00", -4.25]], "hovertemplate": "Country=Malta<br>Unit Price=%{x}<br>Quantity=%{y}<br>Description=%{customdata[0]}<br>InvoiceDate=%{customdata[1]}<br>Revenue=%{customdata[2]}<extra></extra>", "legendgroup": "Malta", "marker": {"color": "#00cc96", "symbol": "circle"}, "mode": "markers", "name": "Malta", "showlegend": true, "type": "scattergl", "x": [1.25, 4.95, 4.25], "xaxis": "x", "y": [8, 3, -1], "yaxis": "y"}, {"customdata": [["DOORMAT KEEP CALM AND COME IN", "2011-10-13T12:47:00", 16.5], ["CHILDRENS GARDEN GLOVES BLUE", "2011-03-10T12:48:00", 12.5], ["DAIRY MAID TRADITIONAL TEAPOT ", "2011-10-13T12:47:00", 13.9], ["DOORMAT FAIRY CAKE", "2011-02-07T13:15:00", 7.95], ["LANTERN CREAM GAZEBO ", "2011-10-19T14:51:00", 29.7], ["3 TIER CAKE TIN RED AND CREAM", "2011-02-07T14:51:00", 29.9], ["DOORMAT I LOVE LONDON", "2011-02-07T13:15:00", 7.95], ["PINK  HONEYCOMB PAPER BALL ", "2011-02-16T09:56:00", 50.4], ["WHITE HANGING HEART T-LIGHT HOLDER", "2011-02-07T13:15:00", 23.6], ["MINT KITCHEN SCALES", "2011-10-13T12:47:00", 17], ["PARTY CONES CANDY DECORATION", "2011-10-07T08:55:00", 10.2]], "hovertemplate": "Country=Cyprus<br>Unit Price=%{x}<br>Quantity=%{y}<br>Description=%{customdata[0]}<br>InvoiceDate=%{customdata[1]}<br>Revenue=%{customdata[2]}<extra></extra>", "legendgroup": "Cyprus", "marker": {"color": "#ab63fa", "symbol": "circle"}, "mode": "markers", "name": "Cyprus", "showlegend": true, "type": "scattergl", "x": [8.25, 1.25, 6.95, 7.95, 4.95, 14.95, 7.95, 2.1, 2.95, 8.5, 0.85], "xaxis": "x", "y": [2, 10, 2, 1, 6, 2, 1, 24, 8, 2, 12], "yaxis": "y"}, {"customdata": [["PICTURE DOMINOES", "2010-12-12T11:44:00", 90], ["SET OF 4 PANTRY JELLY MOULDS", "2011-10-26T09:54:00", 15], ["BOX OF VINTAGE JIGSAW BLOCKS ", "2011-02-09T11:21:00", 255], ["PAPER CHAIN KIT LONDON", "2011-11-17T10:52:00", 204], ["WHITE SOAP RACK WITH 2 BOTTLES", "2011-04-05T13:56:00", 83.7], ["ROUND SNACK BOXES SET OF 4 FRUITS ", "2010-12-09T10:44:00", 3794.0], ["SET OF 6 TEA TIME BAKING CASES", "2011-10-26T09:54:00", 10], ["WHITE HEART CONFETTI IN TUBE", "2011-11-17T10:52:00", 69.6], ["PAPER BUNTING COLOURED LACE", "2011-01-06T18:06:00", -102], ["MAGIC DRAWING SLATE SPACEBOY ", "2011-04-18T09:00:00", 207.4]], "hovertemplate": "Country=Japan<br>Unit Price=%{x}<br>Quantity=%{y}<br>Description=%{customdata[0]}<br>InvoiceDate=%{customdata[1]}<br>Revenue=%{customdata[2]}<extra></extra>", "legendgroup": "Japan", "marker": {"color": "#FFA15A", "symbol": "circle"}, "mode": "markers", "name": "Japan", "showlegend": true, "type": "scattergl", "x": [1.25, 1.25, 4.25, 2.55, 4.65, 2.55, 1.25, 1.45, 2.55, 0.36], "xaxis": "x", "y": [72, 12, 60, 80, 18, 1488, 8, 48, -40, 576], "yaxis": "y"}, {"customdata": [["60 TEATIME FAIRY CAKE CASES", "2011-10-31T12:25:00", 13.2], ["CHRISTMAS METAL TAGS ASSORTED ", "2011-10-31T12:25:00", 10.2], ["MINI PAINT SET VINTAGE ", "2011-10-31T12:25:00", 23.4], ["SANDWICH BATH SPONGE", "2011-01-26T14:30:00", 12.5]], "hovertemplate": "Country=Iceland<br>Unit Price=%{x}<br>Quantity=%{y}<br>Description=%{customdata[0]}<br>InvoiceDate=%{customdata[1]}<br>Revenue=%{customdata[2]}<extra></extra>", "legendgroup": "Iceland", "marker": {"color": "#19d3f3", "symbol": "circle"}, "mode": "markers", "name": "Iceland", "showlegend": true, "type": "scattergl", "x": [0.55, 0.85, 0.65, 1.25], "xaxis": "x", "y": [24, 12, 36, 10], "yaxis": "y"}, {"customdata": [["RED RETROSPOT PICNIC BAG", "2011-07-18T11:55:00", 127.5], ["WALL ART KEEP CALM ", "2011-10-14T14:54:00", 16.5], ["PANTRY WASHING UP BRUSH", "2011-04-05T10:58:00", 17.4]], "hovertemplate": "Country=Singapore<br>Unit Price=%{x}<br>Quantity=%{y}<br>Description=%{customdata[0]}<br>InvoiceDate=%{customdata[1]}<br>Revenue=%{customdata[2]}<extra></extra>", "legendgroup": "Singapore", "marker": {"color": "#FF6692", "symbol": "circle"}, "mode": "markers", "name": "Singapore", "showlegend": true, "type": "scattergl", "x": [2.55, 8.25, 1.45], "xaxis": "x", "y": [50, 2, 12], "yaxis": "y"}, {"customdata": [["WOODEN TREE CHRISTMAS SCANDINAVIAN", "2011-10-07T10:37:00", 20.88]], "hovertemplate": "Country=Czech Republic<br>Unit Price=%{x}<br>Quantity=%{y}<br>Description=%{customdata[0]}<br>InvoiceDate=%{customdata[1]}<br>Revenue=%{customdata[2]}<extra></extra>", "legendgroup": "Czech Republic", "marker": {"color": "#B6E880", "symbol": "circle"}, "mode": "markers", "name": "Czech Republic", "showlegend": true, "type": "scattergl", "x": [0.29], "xaxis": "x", "y": [72], "yaxis": "y"}, {"customdata": [["SET OF 6 CAKE CHOPSTICKS", "2011-01-24T14:24:00", 15]], "hovertemplate": "Country=Hong Kong<br>Unit Price=%{x}<br>Quantity=%{y}<br>Description=%{customdata[0]}<br>InvoiceDate=%{customdata[1]}<br>Revenue=%{customdata[2]}<extra></extra>", "legendgroup": "Hong Kong", "marker": {"color": "#FF97FF", "symbol": "circle"}, "mode": "markers", "name": "Hong Kong", "showlegend": true, "type": "scattergl", "x": [1.25], "xaxis": "x", "y": [12], "yaxis": "y"}, {"customdata": [["BISCUIT TIN VINTAGE RED", "2011-04-26T10:54:00", 13.5], ["WHITE ROCKING HORSE HAND PAINTED", "2011-07-21T10:24:00", 30]], "hovertemplate": "Country=European Community<br>Unit Price=%{x}<br>Quantity=%{y}<br>Description=%{customdata[0]}<br>InvoiceDate=%{customdata[1]}<br>Revenue=%{customdata[2]}<extra></extra>", "legendgroup": "European Community", "marker": {"color": "#FECB52", "symbol": "circle"}, "mode": "markers", "name": "European Community", "showlegend": true, "type": "scattergl", "x": [6.75, 1.25], "xaxis": "x", "y": [2, 24], "yaxis": "y"}, {"customdata": [["PAPER POCKET TRAVELING FAN ", "2011-03-04T08:10:00", 3.36]], "hovertemplate": "Country=Greece<br>Unit Price=%{x}<br>Quantity=%{y}<br>Description=%{customdata[0]}<br>InvoiceDate=%{customdata[1]}<br>Revenue=%{customdata[2]}<extra></extra>", "legendgroup": "Greece", "marker": {"color": "#636efa", "symbol": "circle"}, "mode": "markers", "name": "Greece", "showlegend": true, "type": "scattergl", "x": [0.14], "xaxis": "x", "y": [24], "yaxis": "y"}, {"customdata": [["LADIES & GENTLEMEN METAL SIGN", "2011-02-14T12:46:00", 61.2]], "hovertemplate": "Country=United Arab Emirates<br>Unit Price=%{x}<br>Quantity=%{y}<br>Description=%{customdata[0]}<br>InvoiceDate=%{customdata[1]}<br>Revenue=%{customdata[2]}<extra></extra>", "legendgroup": "United Arab Emirates", "marker": {"color": "#EF553B", "symbol": "circle"}, "mode": "markers", "name": "United Arab Emirates", "showlegend": true, "type": "scattergl", "x": [2.55], "xaxis": "x", "y": [24], "yaxis": "y"}], "layout": {"legend": {"title": {"text": "Country"}, "tracegroupgap": 0}, "title": {"text": "Interactive Scatter Plot: Quantity vs Unit Price"}, "xaxis": {"anchor": "y", "domain": [0, 1], "title": {"text": "Unit Price"}}, "yaxis": {"anchor": "x", "domain": [0, 1], "title": {"text": "Quantity"}}}}

### Figure 2 — Plotly figure (JSON) as saved in the notebook; plotly's stock layout.template omitted (floating-point values rounded to 4 significant figures)
{"data": [{"hovertemplate": "Country=%{x}<br>Net Revenue=%{marker.color:,.2f}<extra></extra>", "legendgroup": "", "marker": {"color": [8189000.0, 284700.0, 263000.0, 221500.0, 197300.0, 137000.0, 56360.0, 54760.0, 40910.0, 36590.0, 35340.0, 35160.0, 29300.0, 22330.0, 20080.0], "coloraxis": "coloraxis", "pattern": {"shape": ""}}, "name": "", "orientation": "v", "showlegend": false, "textposition": "auto", "type": "bar", "x": ["United Kingdom", "Netherlands", "EIRE", "Germany", "France", "Australia", "Switzerland", "Spain", "Belgium", "Sweden", "Japan", "Norway", "Portugal", "Finland", "Channel Islands"], "xaxis": "x", "y": [8189000.0, 284700.0, 263000.0, 221500.0, 197300.0, 137000.0, 56360.0, 54760.0, 40910.0, 36590.0, 35340.0, 35160.0, 29300.0, 22330.0, 20080.0], "yaxis": "y"}], "layout": {"barmode": "relative", "coloraxis": {"colorbar": {"title": {"text": "Net Revenue"}}, "colorscale": [[0, "#0d0887"], [0.1111, "#46039f"], [0.2222, "#7201a8"], [0.3333, "#9c179e"], [0.4444, "#bd3786"], [0.5556, "#d8576b"], [0.6667, "#ed7953"], [0.7778, "#fb9f3a"], [0.8889, "#fdca26"], [1, "#f0f921"]]}, "legend": {"tracegroupgap": 0}, "title": {"text": "Interactive Bar Chart: Net Revenue by Country (Top 15)"}, "xaxis": {"anchor": "y", "domain": [0, 1], "title": {"text": "Country"}}, "yaxis": {"anchor": "x", "domain": [0, 1], "title": {"text": "Net Revenue"}}}}
